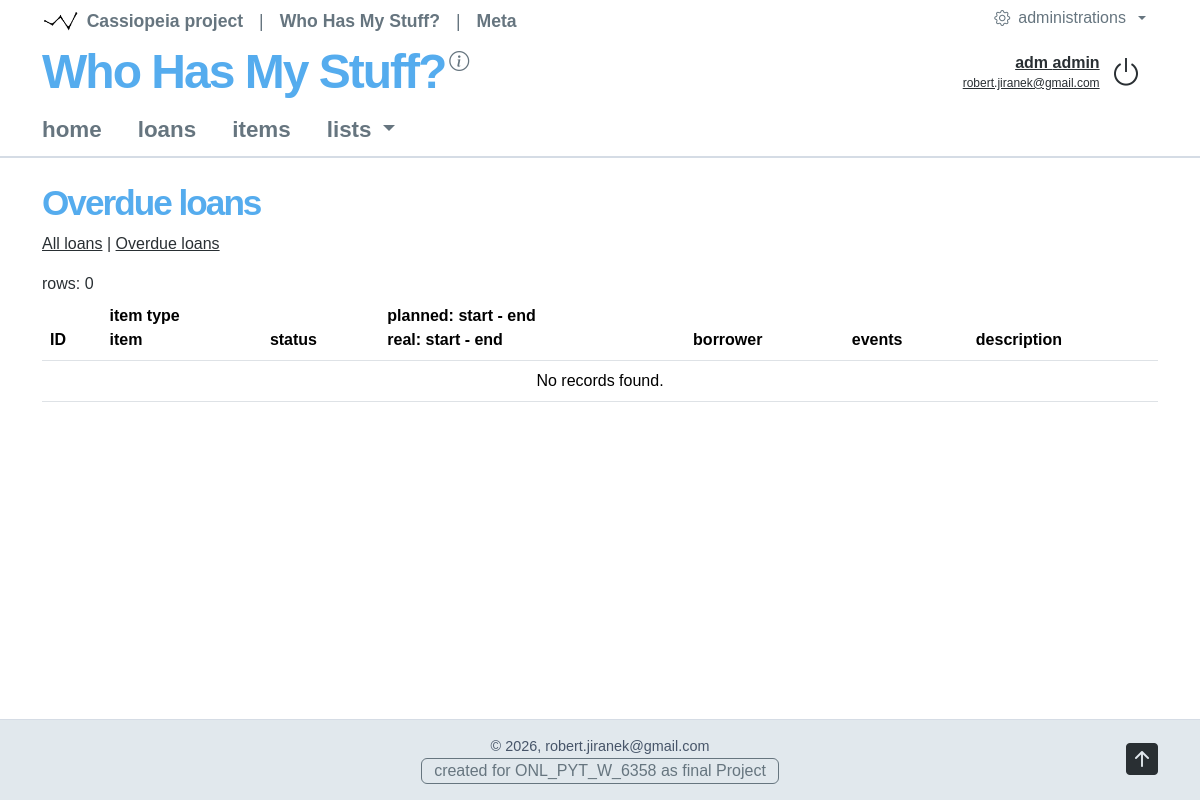
The app's page /whohas/loans/overdue (signed in), older data.
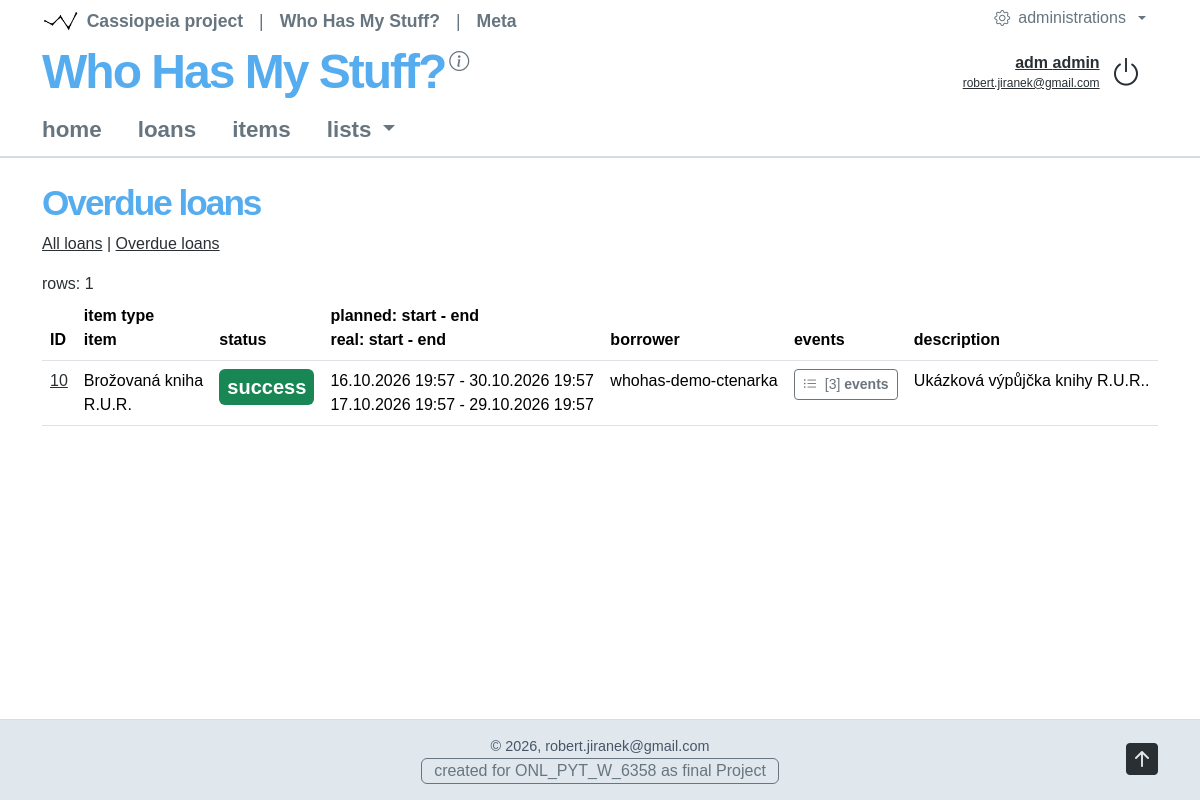
The same page, newer data.
### whohas/models.py (models this page shows, shortened)
class Loans(models.Model):
     tstamp_planned_start = models.DateTimeField(default=timezone.now)
     tstamp_planned_end = models.DateTimeField(null=True, blank=True,)
     tstamp_real_start = models.DateTimeField(null=True, blank=True,)
     tstamp_real_end = models.DateTimeField(null=True, blank=True,)
     description = models.TextField(null=True, blank=True)
     status = models.ForeignKey("LoanStatuses", on_delete=models.PROTECT, related_name="loans", null=True, blank=True, )
     item = models.ForeignKey("Items", on_delete=models.PROTECT, related_name="loans", null=True, blank=True, )
     borrower = models.ForeignKey(settings.AUTH_USER_MODEL,on_delete=models.PROTECT, null=False, blank=False,)

class Items(models.Model):
     name = models.CharField(max_length=120, null=False, db_index=True)
     description = models.TextField(null=True, blank=True)
     owner = models.ForeignKey(settings.AUTH_USER_MODEL,on_delete=models.PROTECT, null=True, blank=True,)
     item_type = models.ForeignKey("ItemTypes", on_delete=models.PROTECT, related_name="items", null=True, blank=True,)
     item_categories = models.ManyToManyField("ItemCategories", related_name="items", blank=True,)

class ItemTypes(models.Model):
     name = models.CharField(max_length=120, unique=True)
     def __str__(self):
          return self.name

class LoanStatuses(models.Model):
     name = models.CharField(max_length=24, null=False, db_index=True)
     format = models.JSONField(default=dict, null=True)

### whohas/views/loans.py (the view)
# urls.py: path('loans/overdue', OverdueLoansView.as_view(), name='overdue_loans'),
class OverdueLoansView(LoansView):
    title = "Overdue loans"
    def get_queryset(self):
        return WhohasView.overdue_loans()

### syscor/views/tools.py (called while the page is built)
    @staticmethod
    def session_clear(request, session_name):
        request.session.pop(session_name, None)
        return True

### syscor/views/web.py (called while the page is built)
    @staticmethod
    def web_application_attribute_get(application_code: str = 'cassiopeia', application_attribut: str = None) -> dict[str, str] | str:
        application_code = application_code.lower()
        attribs = WEB_APPLICATIONS[application_code].copy()
        attribs['application_code'] = application_code
        if application_attribut is None:
            return attribs
        else:
            application_attribut = application_attribut.lower()
            return attribs[application_attribut]

    @staticmethod
    def web_application_module_attribute_get(module_code: str = 'cassiopeia', module_attribut: str = None) -> dict[str, str] | str:
        module_code = module_code.lower()
        attribs = WEB_APPLICATION_MODULES[module_code].copy()
        attribs['module_code'] = module_code
        if module_attribut is None:
            return attribs
        else:
            module_attribut = module_attribut.lower()
            return attribs[module_attribut]

### whohas/templates/loans.html (shortened to what this page needs)
{% extends "syscor-body.html" %}
{% block content-l2 %}
<h1>{{ web_data.title }}</h1>
<p>
    <a href="{% url 'loans' %}">All loans</a> |
    <a href="{% url 'overdue_loans' %}">Overdue loans</a>
</p>
<div class="row-cols-sm-3">
    <div>rows: {{ web_data.table_rows_count }}</div>
</div>
<div class="table-responsive">
<table class="table">
    <thead>
    <tr>
        <th>ID</th><th>item type<br>item</th><th>status</th><th>planned: start - end<br>real: start - end</th>
        <th>borrower</th><th>events</th><th>description</th>
    </tr>
    </thead>
    <tbody>
    {% for loan in web_data.loans %}
    <tr>
        <td>
            <a href="{% url 'loandetail' loan.pk %}">{{ loan.pk }}</a>
        </td>
        <td>
            {{ loan.item.item_type }}<br>{{ loan.item.name }}
        </td>
        <td>
            {% include "objects/object-loan-status.html" with var_status_name=loan.status.name var_format_bgcolor=loan.status.format.bgcolor var_format_color=loan.status.format.color only %}
        </td>
        <td>
            {{ loan.tstamp_planned_start|date:"d.m.Y H:i" }} - {{ loan.tstamp_planned_end|date:"d.m.Y H:i" }}
            <br>
            {{ loan.tstamp_real_start|date:"d.m.Y H:i" }} - {{ loan.tstamp_real_end|date:"d.m.Y H:i" }}
        </td>
        <td>
            {{ loan.borrower.username }}
        </td>
        <td>
                {% with loan_id=loan.pk|stringformat:"s" %}
                    {% include "objects/object-events.html" with var_id="loan-events-"|add:loan_id var_label=" events" var_dictionary=loan.loan.all only %}
                {% endwith %}
        </td>
        <td>
            {{ loan.description }}
        </td>
    </tr>
    {% empty %}
    <tr><td colspan="7" class="text-center">No records found.</td></tr>
    {% endfor %}
    </tbody>
</table>
</div>
{% endblock %}

### whohas/templates/objects/object-loan-status.html
            <span class="badge fs-5 p-2 {% if var_format_bgcolor %}bg-{{var_format_bgcolor|default:'transparent'}}{% endif %}
                        {% if var_format_color %}text-{{var_format_color|default:'white'}}{% endif %}">
                {{ var_status_name }}
            </span>

### whohas/templates/objects/object-events.html (shortened to what this page needs)
{% if var_dictionary %}
    <button type="button"
            class="btn btn-outline-secondary btn-sm"
            data-bs-toggle="modal"
            data-bs-target="#{{ var_id }}">
        <i class="bi bi-list-ul me-1"></i>
        [{{ var_dictionary|length }}] {% if var_label %}<strong>{{ var_label }}</strong>{% endif %}
    </button>
{% else %}
    <span class="text-body-secondary">—</span>
{% endif %}

Row changes from the older to the newer data that the page shows:
added Loans: pk "10", item.item_type "Brožovaná kniha", item.name "R.U.R.", tstamp_planned_start "16.10.2026 19:57", tstamp_planned_end "30.10.2026 19:57", tstamp_real_start "17.10.2026 19:57", tstamp_real_end "29.10.2026 19:57", borrower.username "whohas-demo-ctenarka", var_dictionary "3", var_label "events", description "Ukázková výpůjčka knihy R.U.R.."
added LoanStatuses: name "success"
Text that changed along with them:
{{ web_data.table_rows_count }}: "0" → "1"
text no longer shown: "No records found."
